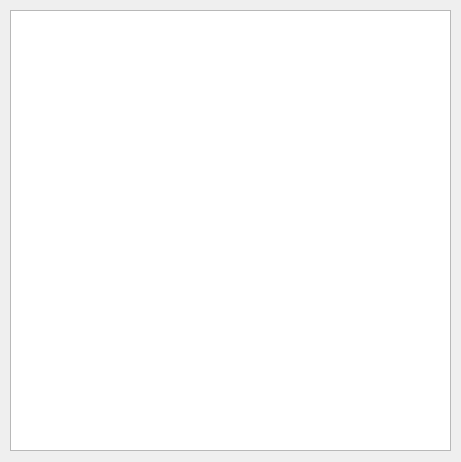
<?xml version="1.0" encoding="UTF-8"?>
<ui version="4.0">
 <class>mainWindow</class>
 <widget class="QWidget" name="mainWindow">
  <property name="geometry">
   <rect>
    <x>0</x>
    <y>0</y>
    <width>461</width>
    <height>462</height>
   </rect>
  </property>
  <property name="windowTitle">
   <string>mainWindow</string>
  </property>
  <widget class="QGraphicsView" name="canvas">
   <property name="geometry">
    <rect>
     <x>10</x>
     <y>10</y>
     <width>441</width>
     <height>441</height>
    </rect>
   </property>
  </widget>
 </widget>
 <layoutdefault spacing="6" margin="11"/>
 <resources/>
 <connections/>
</ui>
